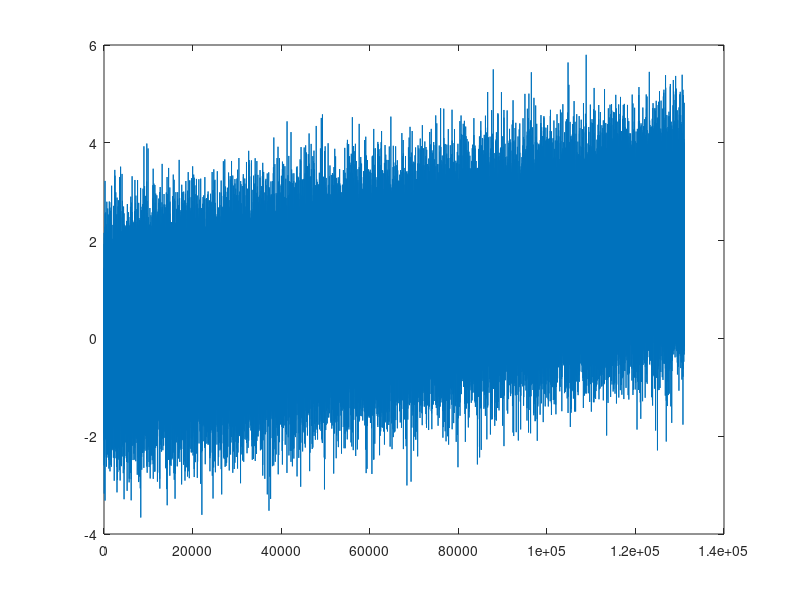
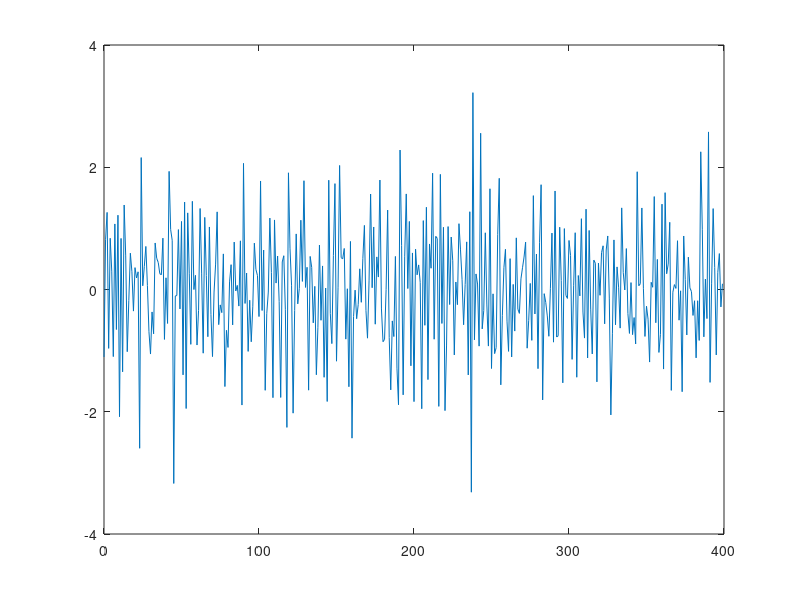
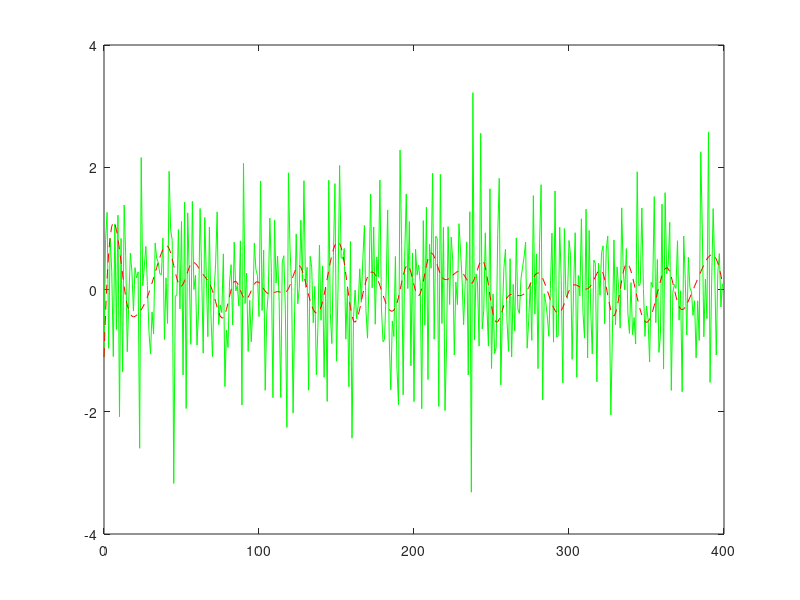
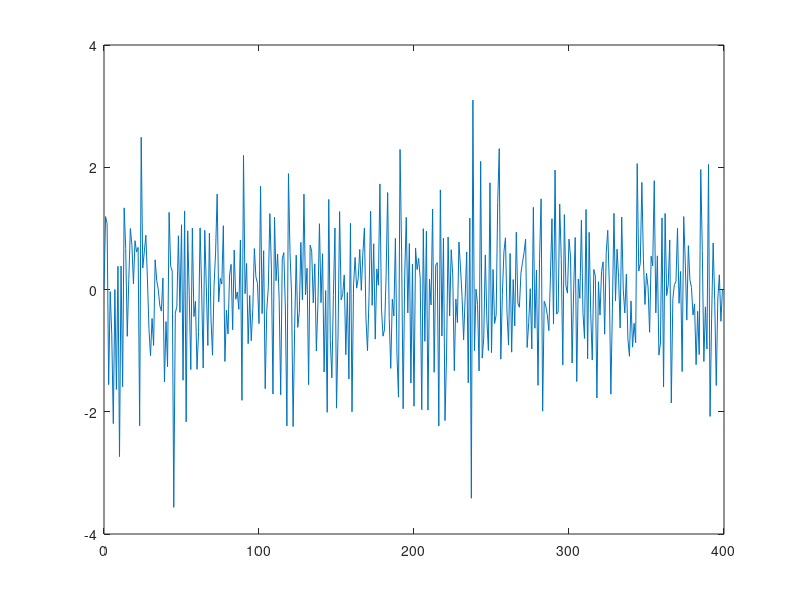

These figures' MATLAB source, in order:
% Surrogate signals with trends 
% http://www.physionet.org/physiobank/database/synthetic/tns/ 

% 1.Signals with linear trends 
% trlina1.txt alpha = 0.1, Nmax = 217, slope of linear trend Al=2-16/index; 

% 2.Signals with sinusoidal trends 
% trsin1.txt alpha = 0.9, Nmax = 217, Amplitude of trend As=2,period T=128; 

% Resampling and baseline correction
close all; clear all; clc;
%%-------------- define input file *.txt
% data from input file are in data

fajl = fopen('trlina1.txt');
data = csvread(fajl);
% display all data
% t is the number data points
t_data = 0:1:length(data)-1;

figure(1)
    plot(t_data,data)

% --------------work with the first 400 samples 
y = data(1:400);
t = 0:1:399;
t = t';
% display 400 samples
figure(2)
    plot(t,y)

% decimate the data to estimate the baseline
indicies = 1:7:400;
t_dec = t(indicies);

% force the endpoint conditions to be zero slope
% as described in the textbook
y_dec = [y(indicies)];

for i = 2:1:56
  y_dec(i+1) += y(7*i) + y(7*i+2) + y(7*i-1) + y(7*i+3);
  y_dec(i+1) /= 5;
end;

% compute the spline estimate from the decimated data
% interpolate on the orginal range
% pp is the piecewise polynomial 
pp = spline(t_dec, y_dec);

% evaluate the polynomial on the original range
yy = ppval(pp, t);


% plot both: 
% original data in blue dots 'd'
% spline estimate of baseline in red dashes 
figure(3)
    plot(t, y, 'g')
    hold on
    plot(t, yy, 'r--')
    hold off

% do the baseline removal:
% subtract the spline estimate from the raw data
figure(4)
    plot(t, y-yy)

%------------------work with 50 % of data
t = 1:1:floor(length(t_data)/2);
y = data(1:(length(data)/2));
t = t';
size(y)
size(t)
indicies = 1:10:length(t);
t_dec = t(indicies);
y_dec = [y(indicies)];

for i = 2:1:length(t_dec) - 1
  y_dec(i+1) += y(7*i) + y(7*i+2) + y(7*i-1) + y(7*i+3) + y(7*i-2) + y(7*i+4);
  y_dec(i+1) /= 7;
end;

pp = spline(t_dec, y_dec);
yy = ppval(pp, t);
% plot both: 
% original data in blue dots
% spline estimate of baseline in red dashes
figure(5)
    plot(t, y, 'd')
    hold on
    plot(t, yy, 'r--')
    hold off

% do the baseline removal:
% subtract the spline estimate from the raw data
figure(6)
    plot(t, y-yy)